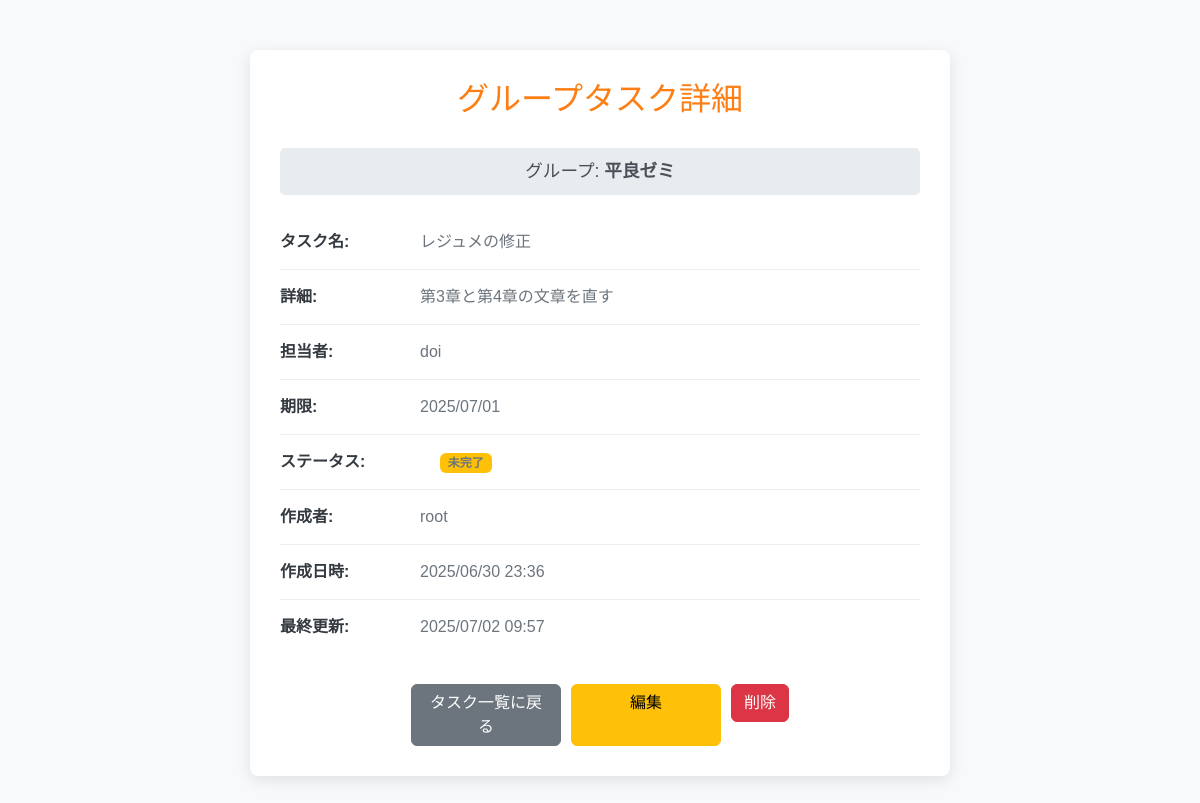
/groups/1/tasks/1/ (signed in), run on the app's committed database.
### groups/models.py (models this page shows, shortened)
class Group(models.Model):
    name = models.CharField(max_length=100)
    description = models.TextField(blank=True)
    created_by = models.ForeignKey(User, on_delete=models.CASCADE, related_name='created_groups')
    members = models.ManyToManyField(User, related_name='joined_groups')
    created_at = models.DateTimeField(auto_now_add=True)

class GroupTask(models.Model):
    group = models.ForeignKey(Group, on_delete=models.CASCADE, related_name='group_tasks')
    title = models.CharField(max_length=255, verbose_name='タスク名')
    description = models.TextField(blank=True, verbose_name='詳細', help_text='タスクの具体的な内容や手順')
    assigned_to = models.ForeignKey(User, on_delete=models.SET_NULL, null=True, blank=True, related_name='assigned_group_tasks', verbose_name='担当者')
    due_date = models.DateField(null=True, blank=True, verbose_name='期限')
    completed = models.BooleanField(default=False, verbose_name='完了済み')
    created_by = models.ForeignKey(User, on_delete=models.SET_NULL, null=True, related_name='created_group_tasks')
    created_at = models.DateTimeField(auto_now_add=True)
    updated_at = models.DateTimeField(auto_now=True)
    class Meta:
        ordering = ['completed', 'due_date', '-created_at'] # 未完了優先、期限が近い順、新しい順

### groups/views.py (the view)
# urls.py: path('<int:group_id>/tasks/<int:pk>/', views.group_task_detail, name='group_task_detail'),
@login_required
def group_task_detail(request, group_id, pk):
    group = get_object_or_404(Group, id=group_id)
    task = get_object_or_404(GroupTask, pk=pk, group=group)
    if not is_group_member(request.user, group):
        messages.error(request, f'このグループのタスクを閲覧する権限がありません。')
        return redirect('group_list')
    return render(request, 'groups/group_task_detail.html', {'group': group, 'task': task})

### groups/views.py (called while the page is built)
def is_group_member(user, group):
    return user in group.members.all()

### templates/groups/group_task_detail.html (shortened to what this page needs)
<!DOCTYPE html>
<html lang="ja">
<head>
    <link href="https://cdn.jsdelivr.net/npm/bootstrap@5.3.2/dist/css/bootstrap.min.css" rel="stylesheet">
</head>
<body>
    <div class="container">
        <h2>グループタスク詳細</h2>
        <div class="group-info-header">
            グループ: <strong>{{ group.name }}</strong>
        </div>
        <div class="card card-detail">
            <div class="card-body">
                <ul class="list-group list-group-flush">
                    <li class="list-group-item d-flex align-items-baseline">
                        <strong>タスク名:</strong>
                        <span>{{ task.title }}</span>
                    </li>
                    <li class="list-group-item d-flex align-items-baseline">
                        <strong>詳細:</strong>
                        <p class="mb-0">{{ task.description|default:"説明はありません。" }}</p>
                    </li>
                    <li class="list-group-item d-flex align-items-center">
                        <strong>担当者:</strong>
                        <span>{{ task.assigned_to.username|default:"未割り当て" }}</span>
                    </li>
                    <li class="list-group-item d-flex align-items-center">
                        <strong>期限:</strong>
                        <span>{{ task.due_date|date:"Y/m/d"|default:"未設定" }}</span>
                    </li>
                    <li class="list-group-item d-flex align-items-center">
                        <strong>ステータス:</strong>
                        <span>
                            {% if task.completed %}
                                <span class="badge status-completed">完了済み</span>
                            {% else %}
                                <span class="badge status-pending">未完了</span>
                            {% endif %}
                        </span>
                    </li>
                    <li class="list-group-item d-flex align-items-center">
                        <strong>作成者:</strong>
                        <span>{{ task.created_by.username|default:"不明" }}</span>
                    </li>
                    <li class="list-group-item d-flex align-items-center">
                        <strong>作成日時:</strong>
                        <span>{{ task.created_at|date:"Y/m/d H:i" }}</span>
                    </li>
                    <li class="list-group-item d-flex align-items-center">
                        <strong>最終更新:</strong>
                        <span>{{ task.updated_at|date:"Y/m/d H:i" }}</span>
                    </li>
                </ul>
            </div>
        </div>
        <div class="btn-group-bottom">
            <a href="{% url 'group_task_list' group.id %}" class="btn btn-secondary">タスク一覧に戻る</a>
            <a href="{% url 'group_task_update' group.id task.pk %}" class="btn btn-warning">編集</a>
            <form action="{% url 'group_task_delete' group.id task.pk %}" method="post" class="d-inline delete-form">
                <button type="submit" class="btn btn-danger">削除</button>
            </form>
        </div>
    </div>
</body>
</html>

### templates/groups/group_task_detail.html (style rules this page uses)
body { background-color: #f8f9fa; font-family: 'Arial', sans-serif; }
.container { max-width: 700px; margin-top: 50px; margin-bottom: 50px; background-color: #fff; padding: 30px; border-radius: 8px; box-shadow: 0 4px 15px rgba(0, 0, 0, 0.1); }
h2 { color: #fd7e14; text-align: center; margin-bottom: 30px; }
.card-detail { border: none; box-shadow: none; }
.card-detail .card-body { padding: 0; }
.list-group-item { display: flex; justify-content: space-between; align-items: center; padding: 15px 0; border-bottom: 1px solid #eee; }
.list-group-item:last-child { border-bottom: none; }
.list-group-item strong { color: #343a40; flex-shrink: 0; width: 120px; }
.list-group-item span, .list-group-item p { flex-grow: 1; color: #6c757d; margin-left: 20px; word-break: break-word; }
.status-pending { background-color: #ffc107; color: #212529; }
.btn-group-bottom { display: flex; gap: 10px; margin-top: 30px; justify-content: center; }
.btn-group-bottom .btn { flex-grow: 1; max-width: 150px; }
.group-info-header { background-color: #e9ecef; padding: 10px 15px; border-radius: 5px; margin-bottom: 20px; font-size: 1.1em; color: #495057; text-align: center; }

### data on the page
Group: name "平良ゼミ"
GroupTask: title "レジュメの修正", description "第3章と第4章の文章を直す", assigned_to.username "doi", due_date "2025/07/01", created_by.username "root", created_at "2025/06/30 23:36", updated_at "2025/07/02 09:57"
